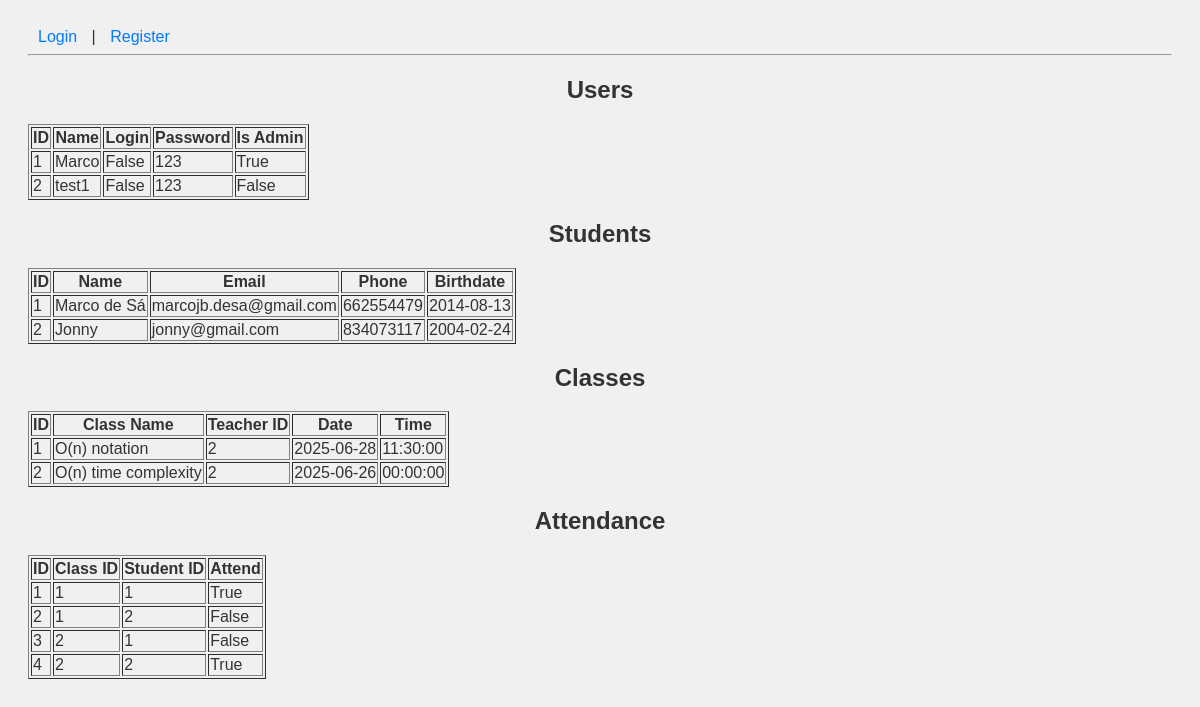
The page /display on the database its author committed.
### models.py (models this page shows)
class BaseModel(Model):
    class Meta:
        database = db

class User(BaseModel):
    id_user = AutoField()
    name = CharField()
    is_admin = BooleanField() # True if admin, False if teacher
    login = BooleanField(unique=False)
    password = CharField() # Store hashed passwords in production

class Student(BaseModel):
    id_student = AutoField()
    name = CharField()
    email = CharField(unique=True)
    phone = CharField(null=True)
    birthdate = DateField()

class Class(BaseModel):
    id_class = AutoField()
    class_name = CharField()
    id_user = ForeignKeyField(User, backref='classes')
    date = DateField()
    time = TimeField()

class Attendance(BaseModel):
    id = AutoField()
    id_class = ForeignKeyField(Class, backref='attendances')
    id_student = ForeignKeyField(Student, backref='attendances')
    attend = BooleanField() # True if present, False if absent
    class Meta:
        indexes = (
            (('id_class', 'id_student'), True), # Unique constraint
        )

### app.py (the view)
@app.route('/display')
def display():
    users = User.select()
    students = Student.select()
    classes = Class.select()
    attendances = Attendance.select()
    return render_template('display.html', users=users, students=students, classes=classes, attendances=attendances)

### templates/display.html (shortened to what this page needs)
{% extends "base.html" %}
{% block content %}
<h2>Users</h2>
<table border="1">
    <tr>
        <th>ID</th>
        <th>Name</th>
        <th>Login</th>
        <th>Password</th>
        <th>Is Admin</th>
    </tr>
    {% for user in users %}
    <tr>
        <td>{{ user.id_user }}</td>
        <td>{{ user.name }}</td>
        <td>{{ user.login }}</td>
        <td>{{ user.password }}</td>
        <td>{{ user.is_admin }}</td>
    </tr>
    {% endfor %}
</table>
<h2>Students</h2>
<table border="1">
    <tr>
        <th>ID</th>
        <th>Name</th>
        <th>Email</th>
        <th>Phone</th>
        <th>Birthdate</th>
    </tr>
    {% for student in students %}
    <tr>
        <td>{{ student.id_student }}</td>
        <td>{{ student.name }}</td>
        <td>{{ student.email }}</td>
        <td>{{ student.phone }}</td>
        <td>{{ student.birthdate }}</td>
    </tr>
    {% endfor %}
</table>
<h2>Classes</h2>
<table border="1">
    <tr>
        <th>ID</th>
        <th>Class Name</th>
        <th>Teacher ID</th>
        <th>Date</th>
        <th>Time</th>
    </tr>
    {% for c in classes %}
    <tr>
        <td>{{ c.id_class }}</td>
        <td>{{ c.class_name }}</td>
        <td>{{ c.id_user.id_user }}</td>
        <td>{{ c.date }}</td>
        <td>{{ c.time }}</td>
    </tr>
    {% endfor %}
</table>
<h2>Attendance</h2>
<table border="1">
    <tr>
        <th>ID</th>
        <th>Class ID</th>
        <th>Student ID</th>
        <th>Attend</th>
    </tr>
    {% for a in attendances %}
    <tr>
        <td>{{ a.id }}</td>
        <td>{{ a.id_class.id_class }}</td>
        <td>{{ a.id_student.id_student }}</td>
        <td>{{ a.attend }}</td>
    </tr>
    {% endfor %}
</table>
{% endblock %}

### templates/base.html (shortened to what this page needs)
<!DOCTYPE html>
<html lang="en">
<head>
    <link rel="stylesheet" href="{{ url_for('static', filename='style.css')
}}">
</head>
<body>
    <nav>
        <a href="/">Login</a> |
        <a href="/register">Register</a>
    </nav>
    <hr>
    {% block content %}{% endblock %}
</body>
</html>

### static/style.css (style rules this page uses)
body { font-family: Arial, sans-serif; background-color: #f0f0f0; color: #333; padding: 20px; }
h2 { text-align: center; }
nav a { margin: 0 10px; text-decoration: none; color: #007BFF; }

### rows shown on the page
User: id_user "1", name "Marco", login "False", password "123", is_admin "True"
User: id_user "2", name "test1", login "False", password "123", is_admin "False"
Student: id_student "1", name "Marco de Sá", email "marcojb.desa@gmail.com", phone "662554479", birthdate "2014-08-13"
Student: id_student "2", name "Jonny", email "jonny@gmail.com", phone "834073117", birthdate "2004-02-24"
Class: id_class "1", class_name "O(n) notation", id_user.id_user "2", date "2025-06-28", time "11:30:00"
Class: id_class "2", class_name "O(n) time complexity", id_user.id_user "2", date "2025-06-26", time "00:00:00"
Attendance: id "1", id_class.id_class "1", id_student.id_student "1", attend "True"
Attendance: id "2", id_class.id_class "1", id_student.id_student "2", attend "False"
Attendance: id "3", id_class.id_class "2", id_student.id_student "1", attend "False"
Attendance: id "4", id_class.id_class "2", id_student.id_student "2", attend "True"
